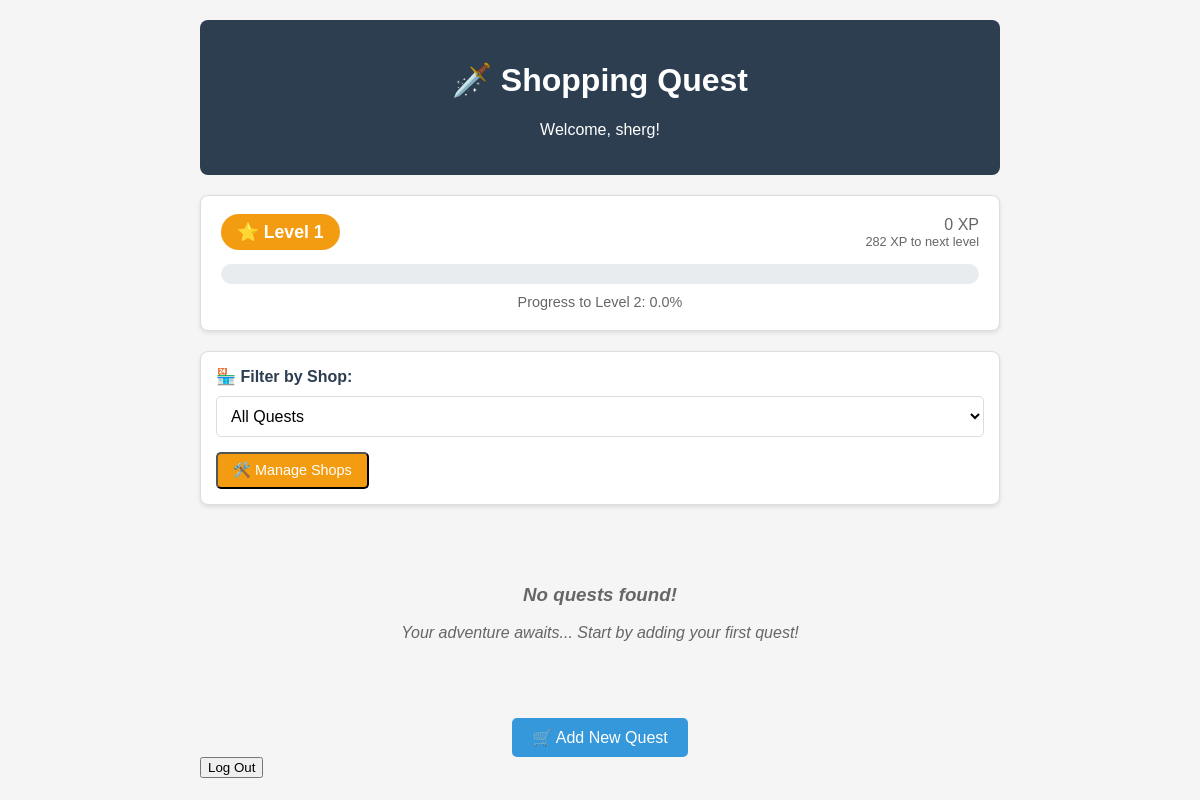
The app's page / (signed in), older data.
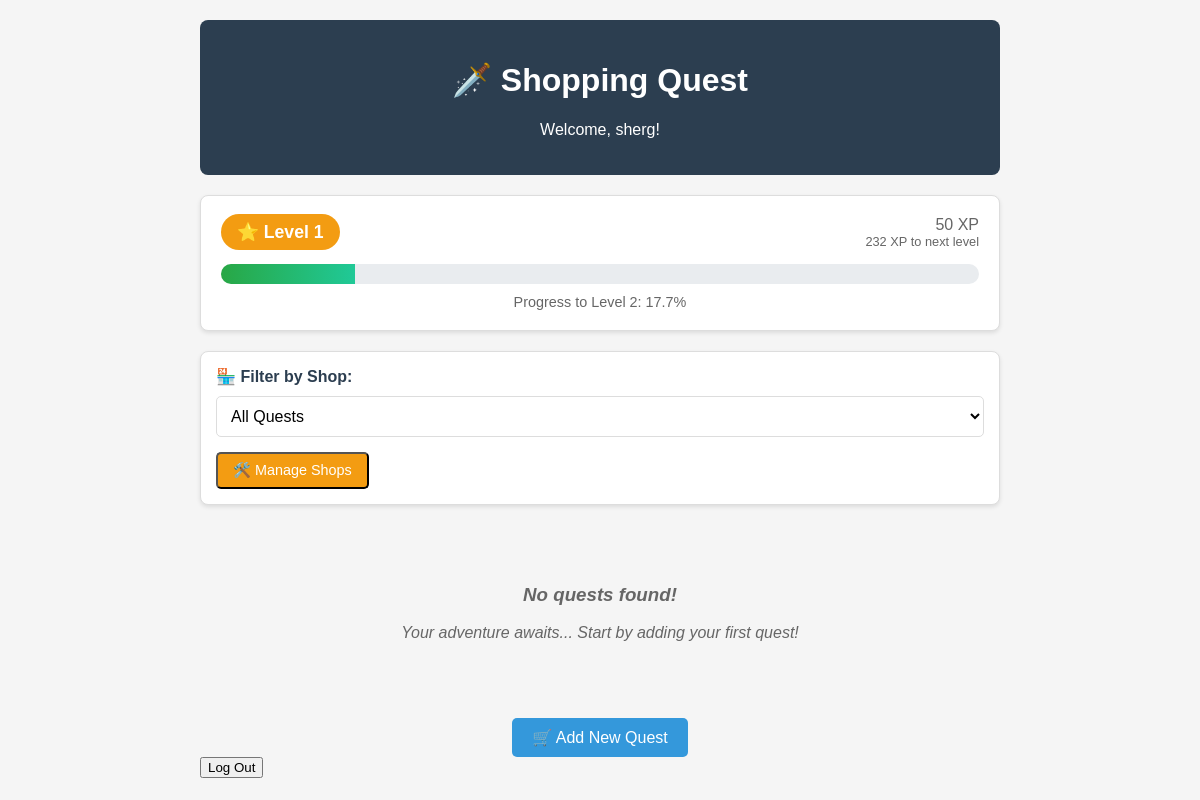
The same page, newer data.
### quests/models.py (models this page shows, shortened)
class UserProfile(models.Model):
    user = models.OneToOneField(User, on_delete=models.CASCADE)
    level = models.PositiveIntegerField(default=1)
    experience = models.PositiveIntegerField(default=0)
    total_experience = models.PositiveIntegerField(default=0)
    @property
    def experience_to_next_level(self):
        return self.get_level_requirement(self.level + 1) - self.total_experience
    @property
    def current_level_progress(self):
        current_level_req = self.get_level_requirement(self.level)
        next_level_req = self.get_level_requirement(self.level + 1)
        level_xp_range = next_level_req - current_level_req
        current_progress = self.total_experience - current_level_req
        return (current_progress / level_xp_range * 100) if level_xp_range > 0 else 100
    @staticmethod
    def get_level_requirement(level):
        if level <= 1:
            return 0
        return int(100 * (level ** 1.5))

### quests/views.py (the view)
# urls.py: path('', views.quest_log, name='quest_log'),
def quest_log(request):
    if request.user.is_authenticated:
        items = QuestLog.objects.filter(adventurer=request.user)
        shops = Shop.objects.filter(adventurer=request.user)
        profile = request.user.userprofile
    else:
        items = []
        shops = []
        profile = None
    return render(request, 'quests/quest_log_new.html', {
        'items': items,
        'shops': shops,
        'profile': profile
    })

### quests/templates/quests/quest_log_new.html (shortened to what this page needs)
<!DOCTYPE html>
<html lang="en">
<head>
</head>
<body>
    <div class="header">
        <h1>🗡️ Shopping Quest</h1>
        {% if user.is_authenticated %}
            <p>Welcome, {{ user.username }}!</p>
        {% else %}
            <p>Welcome, Adventurer! <a href="{% url 'login' %}" style="color: #3498db;">Login</a> to track your quests.</p>
        {% endif %}
    </div>
    {% if user.is_authenticated and profile %}
        <div class="player-stats">
            <div class="level-display">
                <div>
                    <span class="level-badge">⭐ Level {{ profile.level }}</span>
                </div>
                <div class="exp-info">
                    <div>{{ profile.experience }} XP</div>
                    <div style="font-size: 0.8em;">{{ profile.experience_to_next_level }} XP to next level</div>
                </div>
            </div>
            <div class="exp-bar">
                <div class="exp-fill" style="width: {{ profile.current_level_progress }}%"></div>
            </div>
            <div class="exp-text">
                Progress to Level {{ profile.level|add:1 }}: {{ profile.current_level_progress|floatformat:1 }}%
            </div>
        </div>
    {% endif %}
    {% if user.is_authenticated and shops %}
        <div class="shop-filter">
            <div class="filter-label">🏪 Filter by Shop:</div>
            <select class="shop-dropdown" onchange="location.href=this.value">
                <option value="{% url 'quests:quest_log' %}" {% if not selected_shop %}selected{% endif %}>All Quests</option>
            </select>
            <div class="shop-management">
                <button onclick="toggleShopList()" class="manage-shops-btn" id="toggleBtn">🛠️ Manage Shops</button>
            </div>
        </div>
    {% endif %}
    {% if items %}
        <div class="quest-list">
            {% for item in items %}
                <div class="quest-item {% if item.is_completed %}completed{% endif %}">
                    <div class="quest-title">{{ item.name }}</div>
                    <div class="quest-description">
                        {% if item.shop %}
                            🏪 Shop: {{ item.shop.name }}
                        {% endif %}
                        {% if item.category %}
                            | 📂 Category: {{ item.category }}
                        {% elif not item.shop %}
                            📂 No category specified
                        {% endif %}
                    </div>
                    <div class="quest-status {% if item.is_completed %}status-completed{% else %}status-active{% endif %}">
                        {% if item.is_completed %}
                            ✅ Completed
                        {% else %}
                            🎯 Active
                        {% endif %}
                    </div>
                    <div style="margin-top: 10px; color: #666; font-size: 0.9em;">
                        📅 Created: {{ item.created_at|date:"M d, Y" }}
                    </div>
                </div>
            {% endfor %}
        </div>
    {% else %}
        <div class="no-quests">
            <h3>No quests found!</h3>
            {% if selected_shop %}
                <p>No quests found for {{ selected_shop.name }}. Start adding some shopping items!</p>
            {% else %}
                <p>Your adventure awaits... Start by adding your first quest!</p>
            {% endif %}
        </div>
    {% endif %}
    {% if user.is_authenticated %}
        <div style="text-align: center;">
            <a href="{% url 'quests:add_shop' %}" class="new-quest-button">🛒 Add New Quest</a>
        </div>
    {% else %}
        <div style="text-align: center;">
            <a href="{% url 'login' %}" class="new-quest-button">🔐 Login to Add Quests</a>
        </div>
    {% endif %}
    {% if user.is_authenticated %}
    <form method="post" action="{% url 'logout' %}">
        <button type="submit">Log Out</button>
    </form>
{% endif %}
</body>
</html>

Row changes from the older to the newer data that the page shows:
changed UserProfile: experience "0" → "50"; experience_to_next_level "282" → "232"; total_experience 0 → 50 (drawn); current_level_progress "0.0" → "17.7"
